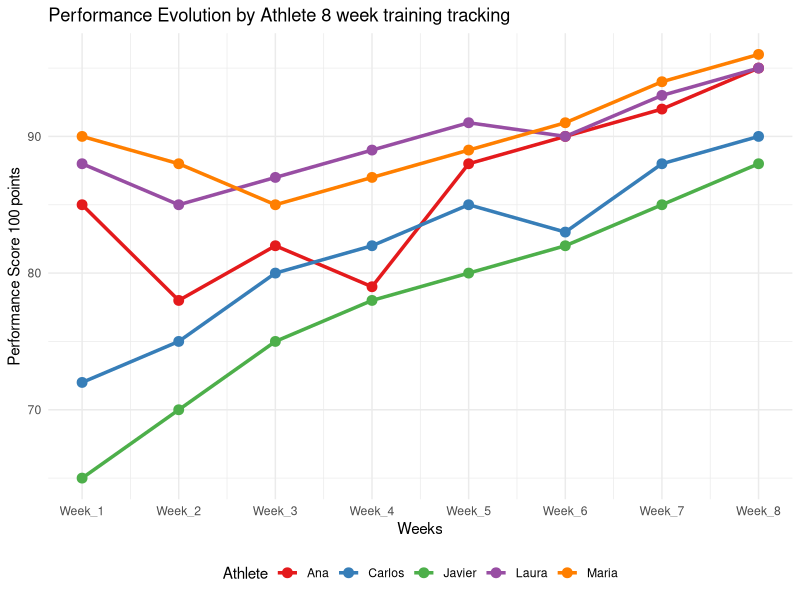

Here is the R script that generated this plot:
## ---- chunk 1
# We start dowloading libraries. 

library(tidyverse)
library(ggplot2)
library(kableExtra)
library(dplyr)
library(scales)
library(knitr)
## ---- chunk 2
# Define our data with the next vectors
athletes <- c('Ana', 'Carlos', 'Maria', 'Javier', 'Laura')
weeks <- c("Week_1", "Week_2", "Week_3", "Week_4", "Week_5", "Week_6", "Week_7", "Week_8")



# Performance matrix (100 points)
performance <- matrix(c(
  85, 78, 82, 79, 88, 90, 92, 95,  # Ana
  72, 75, 80, 82, 85, 83, 88, 90,  # Carlos
  90, 88, 85, 87, 89, 91, 94, 96,  # Maria
  65, 70, 75, 78, 80, 82, 85, 88,  # Javier
  88, 85, 87, 89, 91, 90, 93, 95   # Laura
), nrow = 5, byrow = TRUE)



# Create a DataFrame with our athletes and their points per week.
df_performance <- as.data.frame(performance)
colnames(df_performance) <- weeks
rownames(df_performance) <- athletes



# Show initial table with kable styling; in this case "striped" and "hover".
kable(df_performance, caption = "Performance Data by Athlete") %>%
kable_styling(bootstrap_options = c("striped", "hover"))
## ---- chunk 3
# Calculate statistics by athlete
athlete_stats <- df_performance %>%
  rownames_to_column("Athlete") %>% # Now I have "Athlete" add in our column.
  pivot_longer(
    cols = starts_with("Week_"),    # I want to transform just weeks columns.
    names_to = "Week",              # Now every column "week_" is already in a single column, "Week".
    values_to = "Performance") %>%  # All numeric values are include in a new column, "Performance."
  group_by(Athlete) %>%             # Now our Athletes are in a group with their values and weeks.
  summarise(
    Mean = mean(Performance),
    Minimum = min(Performance),
    Maximum = max(Performance),
    Standard_Deviation = sd(Performance),
    Absolute_Improvement = max(Performance) - min(Performance)
  ) %>%
  arrange(desc(Mean))

# The key is recognize our functions.
# Max() it's maximum score.
# Min() it's the minimum score.
# Mean() it's the mean score.
# sd() it's Standar Deviation


# Once again, I use kable() function to make a better table.
kable(athlete_stats, caption = "Statistics by Athlete") %>%
  kable_styling(bootstrap_options = c("striped", "hover"))
## ---- chunk 4
# Prepare data for ggplot because I want to make a graphic about our data.
df_long <- df_performance %>%
  rownames_to_column("Athlete") %>%
  pivot_longer(cols = starts_with("Week_"),    # Order again our columns with pivot_longer() function.
               names_to = "Week",
               values_to = "Performance") %>%
  mutate(Week_Num = as.numeric(str_remove(Week, "Week_")))
# This part is our key to make a graphic.
# With mutate() fuction make a new colums with the named "Week_Num".
# Within mutate(), use str_remove() to extract numbers from the "Week" column.
# Using as.numeric() convert those extracted text values into actual numbers.
# The result is a new nureic column "Week_Num" that works perfectly for ggplot and graphs.


# Evolution chart.
ggplot(df_long, aes(x = Week_Num,          # Week numbers(1,2,3...n) 
                    y = Performance,       # Performance Score (It's our matrix)
                    color = Athlete,       # Color by Athlete 
                    group = Athlete)) +    # Conect points by athleta.
  geom_line(linewidth = 1.2) +
  geom_point(size = 3) +
  scale_x_continuous(breaks = 1:8, labels = weeks) +  # Position 1 to 8 called "Week_1, Week_2..".
  labs(
    title = "Performance Evolution by Athlete 8 week training tracking",
    x = "Weeks",
    y = "Performance Score 100 points"
  ) +
  theme_minimal() +
  scale_color_brewer(palette = "Set1") +
  theme(legend.position = "bottom")        # Put our color legend in the bottom side.
## ---- chunk 5
# Calculate week to week differences
df_progress <- df_performance %>%
  apply(1, diff) %>%                   # Apply 1 row and 2 columns to make the diference by week..
  t() %>%                              # And I use transpose matrix "t()" because "apply()" changed rows
                                         # to columns and I need to reverse that change.
  
  as.data.frame()                      # Then, this matrix need to be a DataFrame, for that
                                         #as.data.frame() function.

print(df_progress)                     # Now, we can see evolution by week in the athletes.

colnames(df_progress) <- paste0("Diff_Week", 2:8)
df_progress$Athlete <- athletes
kable(df_progress, caption = "Weekly Performance Differences") %>%
kable_styling(bootstrap_options = c("striped","hover"))
## ---- chunk 6
# Calculate coefficient of variation (consistency)
df_consistency <- df_performance %>%
  rownames_to_column("Athlete") %>%
  pivot_longer(cols = starts_with("Week_"),
               names_to = "Week",
               values_to = "Performance") %>%
  group_by(Athlete) %>%
  summarise(
    Mean = mean(Performance),
    Standard_Deviation = sd(Performance),           # Using sd() we get Standar Deviation.
    Coefficient_Variation = sd(Performance) / mean(Performance) * 100,   #This is a key, relative variation.
    .groups = 'drop'
  ) %>%
  arrange(Coefficient_Variation)  #Now, the lower CV (Coeficcient Variaton) will be the first in the DataFrame.

kable(df_consistency, caption = "Consistency Analysis (Lower CV = More Consistent)") %>%
  kable_styling(bootstrap_options = "striped")
## ---- chunk 7
# Answer our questions.

# Which athlete shows the most improvement?
most_improved <- athlete_stats %>%
  arrange(desc(Absolute_Improvement)) %>%  # The athlete with the greatest improvement will be fisrt.
  slice(1)

# Which athlete is most consistent?
most_consistent <- df_consistency %>%
  arrange(Coefficient_Variation) %>%       # The lowest CV will be first.  
  slice(1)

# Best overall performance?
best_performance <- athlete_stats %>%
  arrange(desc(Mean)) %>%                # The best mean will be first.
  slice(1)

cat("Main Findings:\n\n")
cat("1. Most improved: ", most_improved$Athlete, "(+", most_improved$Absolute_Improvement, "points)\n")
cat("2. Most consistent: ", most_consistent$Athlete, "(CV:", round(most_consistent$Coefficient_Variation, 1), "%)\n")
cat("3. Best average performance: ", best_performance$Athlete, "(", round(best_performance$Mean, 1), "points)\n")
